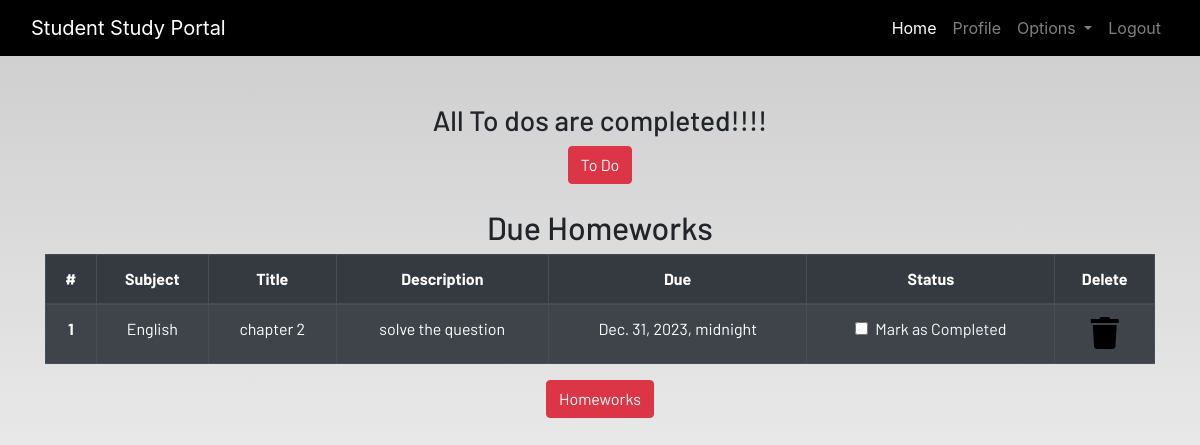
/profile/ (signed in), run on the app's committed database.
### dashboard/models.py (models this page shows, shortened)
class Homework(models.Model):
    user=models.ForeignKey(User,on_delete=models.CASCADE)
    subject=models.CharField(max_length=50)
    title=models.CharField(max_length=100)
    description=models.TextField()
    due=models.DateTimeField()
    is_finished=models.BooleanField(default=False)

### dashboard/views.py (the view)
# urls.py: path('profile/',dash_views.profile,name='profile'),
@login_required
def profile(request):
    homeworks=Homework.objects.filter(is_finished=False,user=request.user)
    todos=Todo.objects.filter(is_finished=False,user=request.user)
    if len(homeworks)==0:
        homework_done=True
    else:
        homework_done=False
    if len(todos)==0:
        todos_done=True
    else:
        todos_done=False
    context={
        'homeworks':homeworks,
        'todos':todos,
        'homework_done':homework_done,
        'todos_done':todos_done
    }
    return render(request,"dashboard/profile.html",context)

### dashboard/templates/dashboard/profile.html
{% extends 'dashboard/base.html' %} {% load static %}
{% load crispy_forms_tags %}
{% block content %}
<section class="text-center">
    <div class="container">
        {% if not todos_done %}
        <h2>Due ToDos</h2>
        <table class="table table-striped table-bordered table-hover table-dark">
            <thead>
                <tr>
                    <th scope="col">#</th>
                    <th scope="col">Title</th>
                    <th scope="col">Status</th>
                    <th scope="col">Delete</th>
                </tr>
            </thead>
            <tbody>
                {% for todo in todos %}
                <tr>
                    <th scope="row">{{forloop.counter}}</th>
                    <td>{{todo.title}}</td>
                    <td>
                        <a href="{% url 'update-todo' todo.id %}">
                            <div class="form-check">
                                {% if todo.is_finished == True %}
                                <input class="form-check-input" type="checkbox" value="" checked>
                                {% else %}
                                <input class="form-check-input" type="checkbox" value="" >
                                {% endif %}
                                <label class="form-check-label text-light" for="flexCheckDefault">
                                    Mark as Completed
                                </label>
                            </div>
                        </a>
                    </td>
                    <td><a href="{% url 'delete-todo' todo.id %}"><i class="fa fa-trash fa-2x"></i></a></td>
                </tr>
                {% endfor %}
            </tbody>
        </table>
    {% else %}
        <h3>All To dos are completed!!!!</h3>
    {% endif %}
        <a href="{% url 'todo' %}" class="btn btn-danger">To Do</a>
        <br><br>
        {% if not homework_done %}
        <h2>Due Homeworks</h2>
        <table class="table table-striped table-bordered table-hover table-dark">
            <thead>
                <tr>
                    <th scope="col">#</th>
                    <th scope="col">Subject</th>
                    <th scope="col">Title</th>
                    <th scope="col">Description</th>
                    <th scope="col">Due</th>
                    <th scope="col">Status</th>
                    <th scope="col">Delete</th>
                </tr>
            </thead>
            <tbody>
                {% for homework in homeworks %}
                <tr>
                    <th scope="row">{{forloop.counter}}</th>
                    <td>{{homework.subject}}</td>
                    <td>{{homework.title}}</td>
                    <td>{{homework.description}}</td>
                    <td>{{homework.due}}</td>
                    <td>
                        <a href="{% url 'update-homework' homework.id %}">
                            <div class="form-check">
                                {% if homework.is_finished == True %}
                                <input class="form-check-input" type="checkbox" value="" checked>
                                {% else %}
                                <input class="form-check-input" type="checkbox" value="" >
                                {% endif %}
                                <label class="form-check-label text-light" for="flexCheckDefault">
                                    Mark as Completed
                                </label>
                            </div>
                        </a>
                    </td>
                    <td><a href="{% url 'delete-homework' homework.id %}"><i class="fa fa-trash fa-2x"></i></a></td>
                </tr>
                {% endfor %}
            </tbody>
        </table>
        {% else %}
        <h3>All To homeworks are completed!!!!</h3>
        {% endif %}
        <a href="{% url 'homework' %}" class="btn btn-danger">Homeworks</a>
    </div>
</section>
{% endblock content %}

### static/css/main.css (style rules this page uses)
html { scroll-behavior: smooth; height: 100%; width: 100%; }
a { text-decoration: none !important; color: black; }
html, body { max-width: 100%; overflow-x: hidden; height: 100%; width: 100%; }
body { background: linear-gradient(rgba(0, 0, 0, 0.2), rgba(255, 255, 255, 0.5)); overflow-x: hidden; background-repeat: no-repeat; }
.fa { color: black; }

### data on the page
Homework: subject "English", title "chapter 2", description "solve the question", due "Dec. 31, 2023, midnight"
